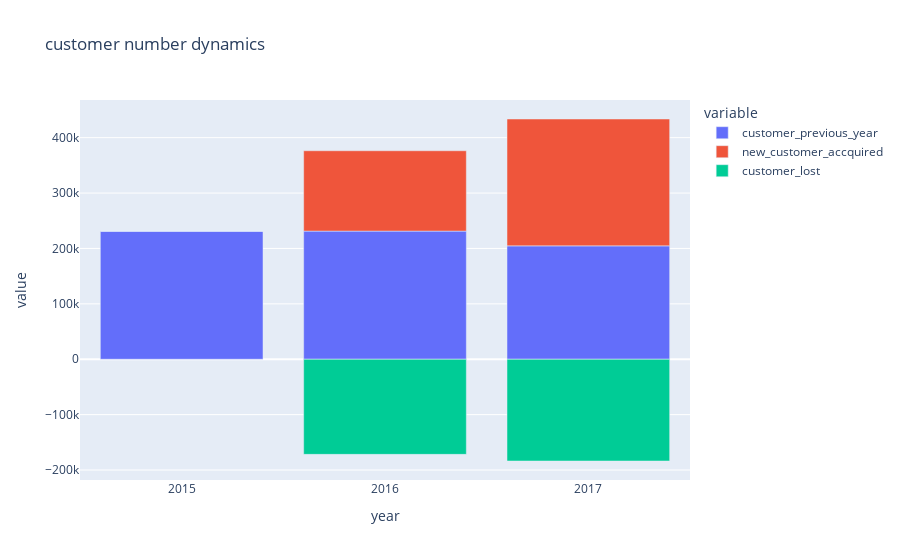

Here is the notebook cell this chart was saved with:
### Code cell
import plotly.express as px
fig = px.bar(df, x="year", y=["customer_previous_year", "new_customer_accquired", "customer_lost"],
             title="customer number dynamics")
fig.show()

### Figure 1 — Plotly figure (JSON) as saved in the notebook; plotly's stock layout.template omitted (floating-point values rounded to 4 significant figures)
{"data": [{"alignmentgroup": "True", "hovertemplate": "variable=customer_previous_year<br>year=%{x}<br>value=%{y}<extra></extra>", "legendgroup": "customer_previous_year", "marker": {"color": "#636efa"}, "name": "customer_previous_year", "offsetgroup": "customer_previous_year", "orientation": "v", "showlegend": true, "textposition": "auto", "type": "bar", "x": ["2015", "2016", "2017"], "xaxis": "x", "y": [231294, 231294, 204646], "yaxis": "y"}, {"alignmentgroup": "True", "hovertemplate": "variable=new_customer_accquired<br>year=%{x}<br>value=%{y}<extra></extra>", "legendgroup": "new_customer_accquired", "marker": {"color": "#EF553B"}, "name": "new_customer_accquired", "offsetgroup": "new_customer_accquired", "orientation": "v", "showlegend": true, "textposition": "auto", "type": "bar", "x": ["2015", "2016", "2017"], "xaxis": "x", "y": [0, 145062, 229028], "yaxis": "y"}, {"alignmentgroup": "True", "hovertemplate": "variable=customer_lost<br>year=%{x}<br>value=%{y}<extra></extra>", "legendgroup": "customer_lost", "marker": {"color": "#00cc96"}, "name": "customer_lost", "offsetgroup": "customer_lost", "orientation": "v", "showlegend": true, "textposition": "auto", "type": "bar", "x": ["2015", "2016", "2017"], "xaxis": "x", "y": [0, -171710, -183687], "yaxis": "y"}], "layout": {"barmode": "relative", "legend": {"title": {"text": "variable"}, "tracegroupgap": 0}, "title": {"text": "customer number dynamics"}, "xaxis": {"anchor": "y", "domain": [0, 1], "title": {"text": "year"}}, "yaxis": {"anchor": "x", "domain": [0, 1], "title": {"text": "value"}}}}
